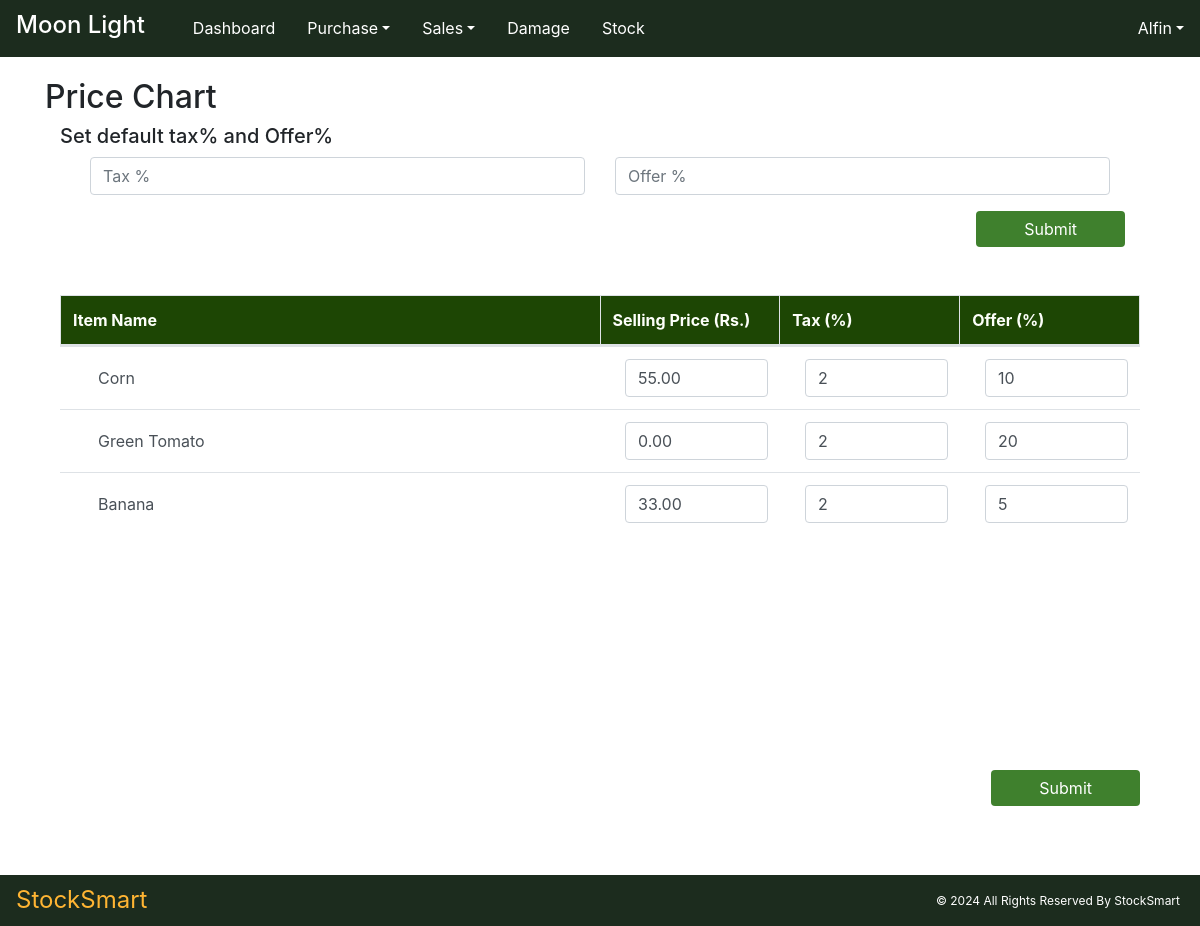
The page /Core/price_pg/ (signed in) on the database its author committed.
### Core/models.py (models this page shows, shortened)
class companyprofileTable(models.Model):
    company_name = models.CharField(max_length=50, unique=True)
    company_person = models.CharField(max_length=50, null=True, blank=True)
    company_email = models.EmailField(max_length=100, unique=True)
    company_mobile = models.CharField(max_length=10, null=True, blank=True)
    company_address = models.CharField(max_length=100, null=True, blank=True)
    company_gst = models.CharField(max_length=20)
    company_threshold_Stock = models.PositiveIntegerField(default=0)

class priceTable(models.Model):
    pt_item = models.OneToOneField(itemTable, on_delete=models.CASCADE)
    pt_sellingPrice = models.DecimalField(max_digits=10, decimal_places=2, null=True, blank=True, default=0)
    pt_tax = models.PositiveIntegerField(null=True, blank=True, default=0)
    pt_offer = models.PositiveIntegerField(null=True, blank=True, default=0)
    pt_timestamp = models.DateTimeField(auto_now_add=True)

class itemTable(models.Model):
    UNIT_CHOICES = [
        ('Kilogram', 'Kg'),
        ('Pieces', 'Pcs'),
    ]
    CATEGORY_CHOICE = [
        ('Vegetables', 'Veg'),
        ('Fruits', 'Fru'),
    ]
    item_name = models.CharField(max_length=50, null=True, blank=True, unique=True)
    item_category = models.CharField(max_length=50, choices=CATEGORY_CHOICE)
    item_unit = models.CharField(max_length=15, choices=UNIT_CHOICES)

### User/models.py (models this page shows, shortened)
class User(AbstractUser):
    MY_ROLES =[
        ('Admin','Admin'),
        ('Staff','Staff'),
    ]
    role = models.CharField(max_length=50, choices=MY_ROLES)
    organization = models. CharField(max_length=50)

### Core/views.py (the view)
# urls.py: path('price_pg/', views.price_pg, name="price_pg"),
@admin_required
def price_pg(request):
    base_template = 'user/Index.html' if request.user.role == "Admin" else 'user/staff_index.html'
    company_data = companyprofileTable.objects.get()
    if request.method == "POST":
        tax = request.POST.get('tax')
        offer = request.POST.get('offer')
        priceTable.objects.all().update(pt_tax=tax, pt_offer=offer)
        messages.success(request, "Tax/Offer Updated Successfully")
        return redirect(price_pg)
    price_data = priceTable.objects.all()
    return render(request, "core/price.html", {'price_data': price_data, 'base_template': base_template,'company_data':company_data})

### templates/core/price.html (shortened to what this page needs)
<!DOCTYPE html>
{% extends base_template %}
{% load static %}
{% block content %}
<html lang="en">
<head>
    <link href="https://maxcdn.bootstrapcdn.com/bootstrap/4.5.2/css/bootstrap.min.css" rel="stylesheet">
    <link href="{% static 'assets/style.css' %}" rel="stylesheet">
</head>
<body>
<div class="navheight"></div>
<br><br>
<div class="container">
        <h2>Price Chart</h2>
        <div class="d-flex flex-wrap">
        <div class="col-12" style="margin-bottom:1px;"><h5>Set default tax% and Offer%</h5></div>
        <form method="post" action="{% url 'price_pg' %}" class="col-12">
        <div class="col-12 d-flex flex-wrap">
        <div class="form-group col-6">
        <input id="defaultTax" name="tax" type="text" class="form-control" placeholder="Tax %" required>
        </div>
        <div class="form-group col-6">
        <input id="defaultOffer" name="offer" type="text" class="form-control" placeholder="Offer %" required>
        </div>
        </div>
        <div class="col-12" style="text-align: right;"><button type="submit" class="btn btn-success px-5">Submit</button></div>
        </form>
        </div>
<br>
            <div class=" col-12">
<br>
<form class="footer-bottom" id="itemForm" method="post" action="{% url 'updatePrice' %}" >
<table class="table table-bordered table-striped">
<thead class="">
    <tr>
        <th class="headerx  col-6">Item Name</th>
    <th class="headerx  col-2">Selling Price (Rs.)</th>
    <th class="headerx  col-2">Tax (%) </th>
    <th class="headerx  col-2">Offer (%)</th>
    </tr>
</thead>
</table>
                <div class="" style="height: 50vh; overflow: auto;">
                    <table class="table table-hover price-tabel" >
                        {% for i in price_data %}
                        <tr>
                            <td class=" col-6" style="padding-left: 25px;"><input name="itemname[]" type="text" class="form-control" value="{{i.pt_item.item_name}}" readonly></td>
                            <td class=" col-2 " style="padding-left: 25px;"><input name="sellingprice[]" type="text" class="price-tabel form-control" value="{{i.pt_sellingPrice}}"></td>
                            <td class=" col-2 " style="padding-left: 25px;"><input name="tax[]" type="text" class="price-tabel form-control" value="{{i.pt_tax}}"></td>
                            <td class=" col-2 " style="padding-left: 25px;"><input name="offer[]" type="text" class="price-tabel form-control" value="{{i.pt_offer}}"></td>
                        </tr>
                        {% endfor %}
                    </table>
                </div>
    <br>
                    <div style="text-align: right;"><button type="submit" class="btn btn-success px-5">Submit</button></div>
                </form>
            </div>
        </div>
<div class="bottom-space"></div>
</body>
</html>
{% endblock %}

### templates/user/Index.html (shortened to what this page needs)
<!DOCTYPE html>
{%load static%}
<html lang="en">
<head>
    <link href="https://maxcdn.bootstrapcdn.com/bootstrap/4.5.2/css/bootstrap.min.css" rel="stylesheet">
    <link href="https://cdnjs.cloudflare.com/ajax/libs/font-awesome/6.0.0-beta3/css/all.min.css" rel="stylesheet">
    <link href="{% static 'assets/style.css' %}" rel="stylesheet">
</head>
<body>
<nav class="navbar navbar-expand-lg bg-success fixed-top">
    <h3 class="navbar-brand px-3" > {{company_data.company_name}}</h3>
        <div class=" collapse navbar-collapse my-0 justify-content-center" id="navbarNav" style="text-align: center;">
            <ul class="navbar-nav">
                <li id="homeBtn" class="nav-item ">
                    <a  class="nav-link" href="{% url 'index' %}">Dashboard</a>
                </li>
                <li id="purchaseBtn" class=" nav-item dropdown">
                    <a class="nav-link dropdown-toggle" href="#" id="navbarPurchaseDropdown" role="button" data-toggle="dropdown" aria-haspopup="true" aria-expanded="false">Purchase</a>
                </li>
                <li id="salesBtn" class="nav-item dropdown">
                    <a class="nav-link dropdown-toggle" href="#" id="navbarSalesDropdown" role="button" data-toggle="dropdown" aria-haspopup="true" aria-expanded="false">Sales</a>
                </li>
                <li id="navbarDamageDropdown" class="nav-item ">
                    <a  class="nav-link" href="{% url 'damage' %}">Damage</a>
                </li>
                <li id="navbarStockDropdown" class="nav-item ">
                    <a  class="nav-link" href="{% url 'stock_list' %}">Stock</a>
                </li>
            </ul>
                    <ul class="navbar-nav ml-auto ">
                        <li class="nav-item dropdown">
                            <a class="nav-link dropdown-toggle" href="#" id="navbarUserDropdown" role="button" data-toggle="dropdown" aria-haspopup="true" aria-expanded="false">{{ user.username }}</a>
                        </li>
                    </ul>
                </div>
</nav>
{% block content %}{% endblock %}
<div class="footer bg-success">
   <span class="navbar-brand px-3" style="color:#FFB533 !important;"> StockSmart</span>
    <p style="margin-top:15px; margin-right:20px;" class="py-">&copy; 2024 All Rights Reserved By StockSmart</p>
</div>
</body>
</html>

### static/assets/style.css (style rules this page uses)
.nav-item { border-bottom: 1px solid #1C2C1E; }
.alert-success, .bg-success, .text-success, .border-success { background-color: #1C2C1E !important; color: #ffffff !important; border-color: #your-border-color !important; }
body { overflow-x: hidden; height: 95vh; margin-bottom: 20px; }
a { text-decoration: none !important; }
table { margin-bottom: 0px !important; }
.bottom-space { height: 5vh; }
.navheight { height: 30px; }
.navbar { padding: 0Px !important; }
.nav-item { padding: .5rem .5rem; }
.navbar-brand { font-size: 1.5rem !important; }
.navbar a { color: #ffffff !important; text-decoration: none !important; }
.navbar a:active, { border-color: #your-new-active-border-color; color: #FFCC7B !important; }
.footer-bottom { margin-bottom: 80px; }
.footer { display: flex; justify-content: space-between; }
.btn-success { background-color: #3F802D !important; color: #ffffff !important; border: none !important; border-color: #your-border-color !important; }
.headerx { background-color: rgb(29, 70, 4) !important; color: #fdfffa !important; }
td { background: rgba(227, 255, 227, 0) !important; }
th { background:rgba(227, 255, 227, 0) !important; }
.footer { position: fixed; left: 0; bottom: 0px; width: 100%; color: white; text-align: center; padding-top : 2px; font-size: 12px; }
ul { padding-left: 0; list-style-type: none; margin-bottom: 0; }
li { padding-top: 3px; }
input[readonly] { border: 1px solid rgba(0, 0, 0, 0) !important; background-color: rgba(0, 0, 0, 0) !important; }
.price-tabel { width:100% !important; }

### rows shown on the page
companyprofileTable: company_name "Moon Light"
User: username "Alfin"
priceTable: pt_item.item_name "Corn", pt_sellingPrice "55.00", pt_tax "2", pt_offer "10"
priceTable: pt_item.item_name "Green Tomato", pt_sellingPrice "0.00", pt_tax "2", pt_offer "20"
priceTable: pt_item.item_name "Banana", pt_sellingPrice "33.00", pt_tax "2", pt_offer "5"
